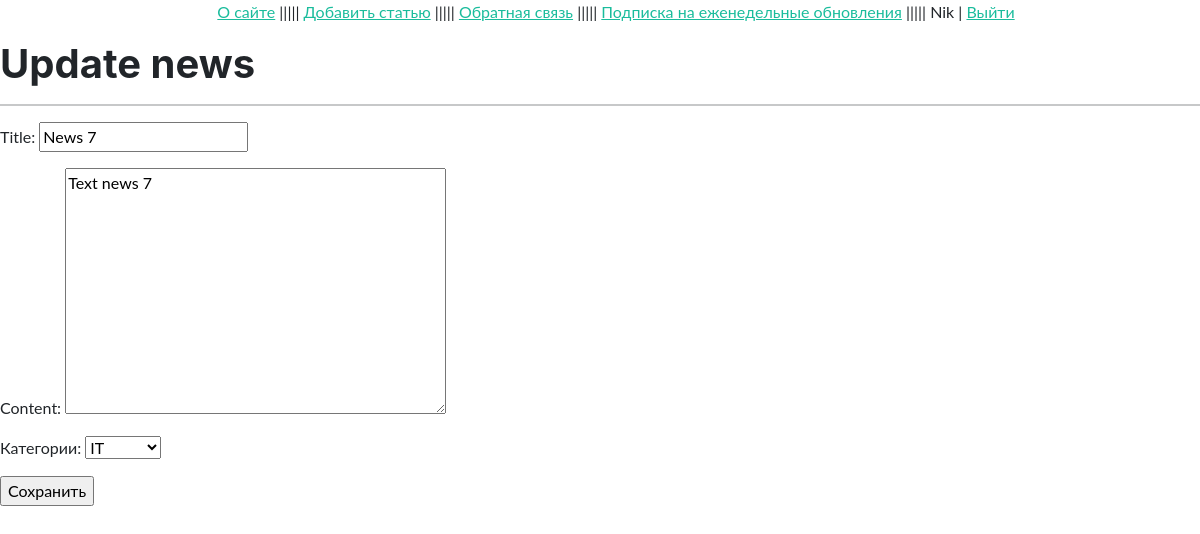
Screenshot of /post/29/update (signed in) with the database file from the repository.
### news/models.py (models this page shows, shortened)
class News(models.Model):
    title = models.CharField(max_length=128)
    content = models.TextField(blank=True)
    photo = models.ImageField(upload_to='photos/%Y/%m/%d/')
    time_create = models.DateTimeField(auto_now_add=True)
    time_update = models.DateTimeField(auto_now=True)
    is_published = models.BooleanField(default=True)
    cat = models.ForeignKey('Category', on_delete=models.PROTECT, verbose_name='Категории')
    class Meta:
        verbose_name = 'Новости'
        verbose_name_plural = 'Новости'
        ordering = ['-time_create', 'title']

### news/views.py (the view)
# urls.py: path('post/<int:pk>/update', UpdateNews.as_view(), name='news_edit'),
class UpdateNews(PermissionRequiredMixin, LoginRequiredMixin, UpdateView):
    permission_required = ('news.change_news',)
    raise_exception = True
    model = News
    template_name = 'news/news_edit.html'
    form_class = CreateNews
    success_url = reverse_lazy('home')
    login_url = 'login'
    def get_context_data(self, *, object_list=None, **kwargs):
        context = super().get_context_data(**kwargs)
        context['menu'] = menu
        context['title'] = 'Обновление статьи'
        return context

### news/forms.py
class CreateNews(forms.ModelForm):
    class Meta:
        model = News
        fields = ['title', 'content', 'cat']

### news/models.py (called while the page is built)
    def __str__(self):
        return f'{self.name}'

### news/templates/news/news_edit.html (shortened to what this page needs)
{% extends 'news/base.html' %}
{% block content %}
<h1>Update news</h1>
<hr>
<form action="" method="post">
    {{ form.as_p }}
    <input type="submit" value="Сохранить" />
</form>
{% endblock content %}

### news/templates/news/base.html (shortened to what this page needs)
{% load static %}
<!DOCTYPE html>
<html lang="en">
<head>
    <link type="text/css" href="{% static 'news/css/styles.css' %}" rel="stylesheet" />
</head>
<body>
<center>
{% block mainmenu %}
<ul>
    {% for m in menu %}
        <a href="{% url m.url_name %}">{{m.title}}</a> |||||
    {% endfor %}
    {% if request.user.is_authenticated %}
        {{ user.username }} | <a href="{% url 'logout' %}">Выйти</a>
    {% else %}
        <a href="{% url 'register' %}">Регистрация</a> | <a href="{% url 'login' %}">Войти</a>
    {% endif %}
</ul>
{% endblock mainmenu %}</center>
{% block content %}
{% endblock %}
</body>
</html>

### rows the page displays
News: title "News 7", content "Text news 7", cat "IT"

### other values shown
{{ m.title }} "О сайте" "Добавить статью" "Обратная связь" "Подписка на еженедельные обновления"
{{ user.username }} "Nik"
